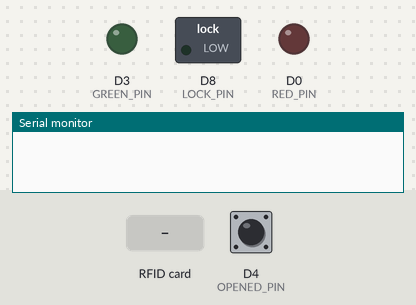
A program run on a simulated ESP8266 (Wemos D1 mini). Parts: switched loads named in the program (green lamp = pin HIGH), output pins drawn as LEDs (lit = HIGH), the last lines printed to the serial monitor. The inputs (shaded band) are chosen by the test bench; at power-on: D4 (OPENED_PIN) HIGH.

Above: at 1.2 s.
1.3 s: RFID card 5E 7A 19 C4 held to the reader
At 2.4 s:
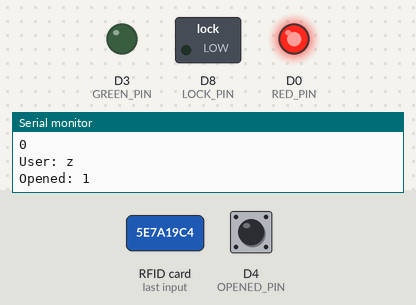
Timing chart, 0 to 4.9 s (numbered marks = the images above; inputs shaded):
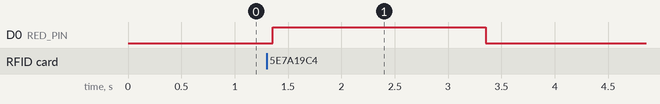

Measured:
- after the input at 1.3 s, D0 (RED_PIN): LOW → HIGH after 0.05 s, → LOW 2.0 s later

The program:

main.cpp
```cpp
#include <Arduino.h>
#include <SPI.h>
#include <MFRC522.h>
//#include <ESP8266WiFi.h>
//#include <DNSServer.h>
//#include <ESP8266WebServer.h>
//#include <WiFiManager.h>

#define DEBUG       1

#define OPENED_PIN  D4
#define RST_PIN     D1
#define SS_PIN      D2
#define GREEN_PIN   D3
#define RED_PIN     D0
#define LOCK_PIN    D8

MFRC522 mfrc522(SS_PIN, RST_PIN);

MFRC522::StatusCode status;

MFRC522::MIFARE_Key key;

void lock();

/*
 * Initialize.
 */
void setup() {
    if(DEBUG == 1) {
        Serial.begin(9600);
        while (!Serial.availableForWrite());
    }

    SPI.begin();
    mfrc522.PCD_Init();

    pinMode(LOCK_PIN, OUTPUT);
    lock();

    pinMode(OPENED_PIN, INPUT_PULLUP);

    pinMode(RED_PIN, OUTPUT);
    pinMode(GREEN_PIN, OUTPUT);
    digitalWrite(RED_PIN, LOW);
    analogWrite(GREEN_PIN, 0);

    key.keyByte[0] = 0xa0;
    key.keyByte[1] = 0xa1;
    key.keyByte[2] = 0xa2;
    key.keyByte[3] = 0xa3;
    key.keyByte[4] = 0xa4;
    key.keyByte[5] = 0xa5;

    /*WiFiManager wifiManager;
    wifiManager.setConnectTimeout(10);
    wifiManager.autoConnect("ESP8266", "testpass");*/
}

byte* readBlock(byte block) {
    static byte buffer[18];

    status = mfrc522.PCD_Authenticate(MFRC522::PICC_CMD_MF_AUTH_KEY_A, block, &key, &(mfrc522.uid));

    if(DEBUG == 1) {
        Serial.println(status);
    }

    if (status != MFRC522::STATUS_OK)
        return nullptr;

    byte byteCount = sizeof(buffer);
    status = mfrc522.MIFARE_Read(block, buffer, &byteCount);

    return buffer;
}

String getUser()
{
    byte block = 128;

    char sectorData[240];
    int currentSectorIndex = 0;

    for(; block < 143; block++) {
        byte *blockData = readBlock(block);

        if(blockData == nullptr)
            break;

        for(byte i = 0; i < 16; i++)
            sectorData[currentSectorIndex++] = (char) blockData[i];
    }

    int lastBlock = block;

    mfrc522.PICC_HaltA();       // Halt PICC
    mfrc522.PCD_StopCrypto1();  // Stop encryption on PCD

    if(!sectorData[0] || lastBlock != 143)
        return "";

    String modifiedData;

    for(int i = 0; i < 240; i++) {
        if((byte) sectorData[i] == 0x6d)
            break;

        if((byte) sectorData[i] == 0x0) {
            modifiedData += " ";
            i++;
        }
        else
            modifiedData += sectorData[i];
    }

    modifiedData.trim();
    modifiedData.toLowerCase();

    String newData;

    for(unsigned int i = 0; i < modifiedData.length(); i++) {
        int currentChar = (int) modifiedData.charAt(i);

        if((currentChar >= 97 && currentChar <= 122) || currentChar == 32)
            newData += (char) currentChar;
    }

    return newData;
}

void lock() {
    digitalWrite(LOCK_PIN, LOW);
}

void unlock() {
    digitalWrite(LOCK_PIN, HIGH);
}

/*
 * Main loop.
 */
void loop() {
    if (!mfrc522.PICC_IsNewCardPresent())
        return;

    if (!mfrc522.PICC_ReadCardSerial())
        return;

    int isOpened = digitalRead(OPENED_PIN);
    String user = getUser();
    user.trim();

    if(DEBUG == 1) {
        Serial.println("User: " + user);
        Serial.print("Opened: ");
        Serial.println(isOpened);
    }

    if((DEBUG == 1 || user != "") && isOpened == 0) {
        digitalWrite(RED_PIN, LOW);
        analogWrite(GREEN_PIN, 1023);

        unlock();
        delay(4000);
        lock();

        //delay(13000);
    }
    else {
        digitalWrite(RED_PIN, HIGH);
        analogWrite(GREEN_PIN, 0);
    }

    // Send HTTP request

    user = "";

    delay(2000);

    digitalWrite(RED_PIN, LOW);
    analogWrite(GREEN_PIN, 0);

    delay(100);

    // http://arduino.stackexchange.com/a/14316
    if (!mfrc522.PICC_IsNewCardPresent())
        return;

    if (!mfrc522.PICC_ReadCardSerial())
        return;
}
```
